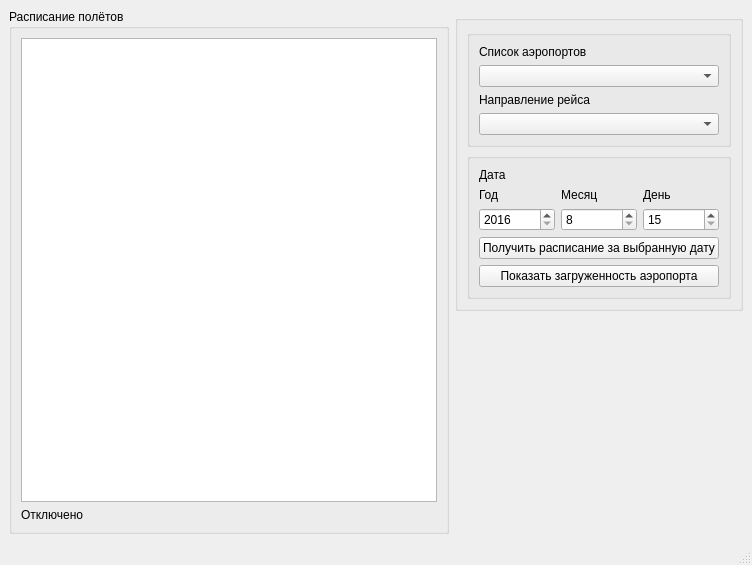
<?xml version="1.0" encoding="UTF-8"?>
<ui version="4.0">
 <class>MainWindow</class>
 <widget class="QMainWindow" name="MainWindow">
  <property name="geometry">
   <rect>
    <x>0</x>
    <y>0</y>
    <width>752</width>
    <height>565</height>
   </rect>
  </property>
  <property name="windowTitle">
   <string>MainWindow</string>
  </property>
  <widget class="QWidget" name="centralwidget">
   <layout class="QGridLayout" name="gridLayout_4">
    <item row="2" column="1">
     <spacer name="verticalSpacer">
      <property name="orientation">
       <enum>Qt::Vertical</enum>
      </property>
      <property name="sizeHint" stdset="0">
       <size>
        <width>20</width>
        <height>203</height>
       </size>
      </property>
     </spacer>
    </item>
    <item row="0" column="0" rowspan="3">
     <widget class="QGroupBox" name="groupBox_3">
      <property name="title">
       <string>Расписание полётов</string>
      </property>
      <layout class="QGridLayout" name="gridLayout_3">
       <item row="1" column="0">
        <widget class="QLabel" name="lb_statusConnect">
         <property name="text">
          <string>Отключено</string>
         </property>
        </widget>
       </item>
       <item row="0" column="0">
        <widget class="QTableView" name="tableView"/>
       </item>
      </layout>
     </widget>
    </item>
    <item row="1" column="1">
     <widget class="QGroupBox" name="groupBox_4">
      <property name="title">
       <string/>
      </property>
      <layout class="QGridLayout" name="gridLayout_2">
       <item row="0" column="0">
        <widget class="QGroupBox" name="groupBox">
         <property name="title">
          <string/>
         </property>
         <layout class="QVBoxLayout" name="verticalLayout">
          <item>
           <widget class="QLabel" name="lb_airport_list">
            <property name="text">
             <string>Список аэропортов</string>
            </property>
           </widget>
          </item>
          <item>
           <widget class="QComboBox" name="cB_airport_list"/>
          </item>
          <item>
           <widget class="QLabel" name="label">
            <property name="text">
             <string>Направление рейса</string>
            </property>
           </widget>
          </item>
          <item>
           <widget class="QComboBox" name="cB_out_in"/>
          </item>
         </layout>
        </widget>
       </item>
       <item row="1" column="0">
        <widget class="QGroupBox" name="groupBox_2">
         <property name="title">
          <string/>
         </property>
         <layout class="QGridLayout" name="gridLayout">
          <item row="2" column="1">
           <widget class="QSpinBox" name="sB_month">
            <property name="minimum">
             <number>8</number>
            </property>
            <property name="maximum">
             <number>12</number>
            </property>
           </widget>
          </item>
          <item row="0" column="0">
           <widget class="QLabel" name="label_2">
            <property name="text">
             <string>Дата</string>
            </property>
           </widget>
          </item>
          <item row="1" column="2">
           <widget class="QLabel" name="label_5">
            <property name="text">
             <string>День</string>
            </property>
            <property name="buddy">
             <cstring>sB_day</cstring>
            </property>
           </widget>
          </item>
          <item row="1" column="0">
           <widget class="QLabel" name="label_3">
            <property name="text">
             <string>Год</string>
            </property>
            <property name="buddy">
             <cstring>sB_year</cstring>
            </property>
           </widget>
          </item>
          <item row="2" column="0">
           <widget class="QSpinBox" name="sB_year">
            <property name="minimum">
             <number>2016</number>
            </property>
            <property name="maximum">
             <number>2017</number>
            </property>
           </widget>
          </item>
          <item row="3" column="0" colspan="3">
           <widget class="QPushButton" name="pushButton">
            <property name="text">
             <string>Получить расписание за выбранную дату</string>
            </property>
           </widget>
          </item>
          <item row="2" column="2">
           <widget class="QSpinBox" name="sB_day">
            <property name="minimum">
             <number>15</number>
            </property>
            <property name="maximum">
             <number>31</number>
            </property>
           </widget>
          </item>
          <item row="1" column="1">
           <widget class="QLabel" name="label_4">
            <property name="text">
             <string>Месяц</string>
            </property>
            <property name="buddy">
             <cstring>sB_month</cstring>
            </property>
           </widget>
          </item>
          <item row="4" column="0" colspan="3">
           <widget class="QPushButton" name="pb_show_GraphWin">
            <property name="text">
             <string>Показать загруженность аэропорта</string>
            </property>
           </widget>
          </item>
         </layout>
        </widget>
       </item>
      </layout>
     </widget>
    </item>
   </layout>
  </widget>
  <widget class="QMenuBar" name="menubar">
   <property name="geometry">
    <rect>
     <x>0</x>
     <y>0</y>
     <width>752</width>
     <height>22</height>
    </rect>
   </property>
  </widget>
  <widget class="QStatusBar" name="statusbar"/>
 </widget>
 <resources/>
 <connections/>
</ui>
